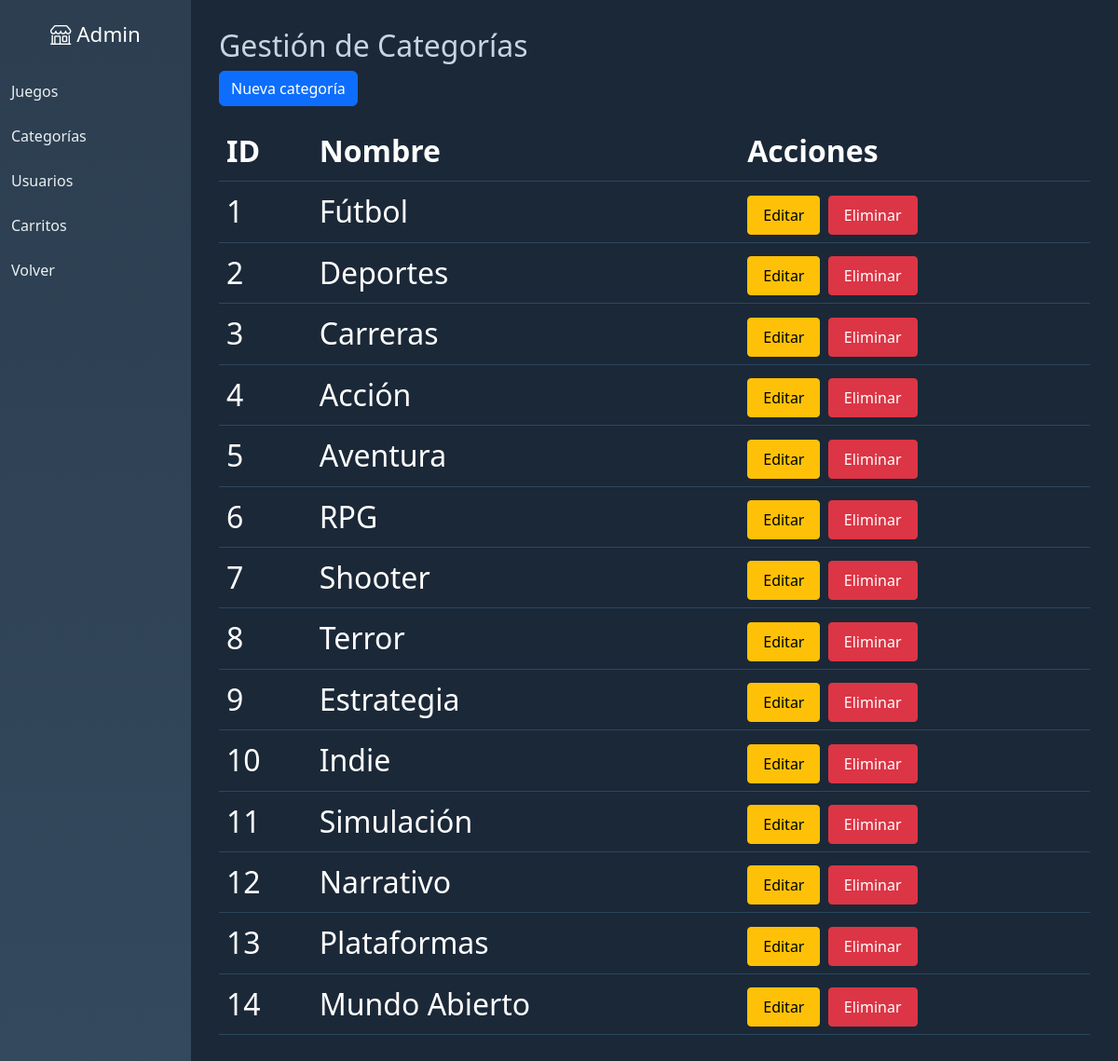
/panel/cuerpos/categorias.php (signed in), run on the app's committed database.
### tables this page shows
CREATE TABLE `categorias` (
  `id_categoria` int(11) NOT NULL,
  `nombre` varchar(100) NOT NULL
);

### panel/db/conexion.php (called while the page is built)
<?php
    include_once("consultas.php");
    $db = new Tienda("localhost",3306,"tfg_videoclub","root","");
?>

### panel/db/consultas.php (called while the page is built, shortened)
<?php
class Tienda
{
	private $pdo;
	public function __construct($host, $port, $db, $user, $pass)
	{
		$this->pdo = new PDO("mysql:host=" . $host . ";port=" . $port . ";dbname=" . $db, $user, $pass);
	}
	public function listarCategorias()
	{
		$sentencia = "SELECT * FROM categorias";
		$ejecucion = $this->pdo->prepare($sentencia);
		$ejecucion->execute();
		$registros = $ejecucion->fetchAll(PDO::FETCH_ASSOC);
		return $registros;
	}
}
?>

### panel/cuerpos/categorias.php (the view, shortened to what this page needs)
<?php
  include_once("PanelIndex.php");
 $listaCategorias=$db->listarCategorias();
?>
<h2>Gestión de Categorías</h2>
<a href="../crear/crear_categoria.php"><button class="btn btn-primary mb-3">Nueva categoría</button></a>
<table class="table">
<tr><th>ID</th><th>Nombre</th><th>Acciones</th></tr>
<?php
    foreach($listaCategorias as $categoria){
  ?>
    <tr id="fila-<?= $categoria["id_categoria"] ?>">
      <td><?= $categoria["id_categoria"] ?></td><td><?= $categoria["nombre"] ?></td>
    <td>
      <a href="../editar/editar_categoria.php?modificar=<?=$categoria["id_categoria"]?>"><button class="btn btn-sm btn-warning">Editar</button></a>
      <button class="btn btn-sm btn-danger" onclick="eliminarCategoria(<?= $categoria['id_categoria'] ?>)">Eliminar</button>
    </td>
  <?php
    }
  ?>
</table>
</main>
</div>
</body>
</html>

### panel/admin-style.css (style rules this page uses)
body { background:#f4f6f9; }
body { background-color: #1b2838; color: #c7d5e0; }
.table { background-color: #1b2838; color: #c7d5e0; }
.table td, .table th { background-color: #1b2838; color: #FFFFFF; border-color: #2a475e; font-size: 2rem; }
.table .btn { font-size: 1rem; padding: 8px 16px; }

### data on the page
categorias: id_categoria "1", nombre "Fútbol"
categorias: id_categoria "2", nombre "Deportes"
categorias: id_categoria "3", nombre "Carreras"
categorias: id_categoria "4", nombre "Acción"
categorias: id_categoria "5", nombre "Aventura"
categorias: id_categoria "6", nombre "RPG"
categorias: id_categoria "7", nombre "Shooter"
categorias: id_categoria "8", nombre "Terror"
categorias: id_categoria "9", nombre "Estrategia"
categorias: id_categoria "10", nombre "Indie"
categorias: id_categoria "11", nombre "Simulación"
categorias: id_categoria "12", nombre "Narrativo"
categorias: id_categoria "13", nombre "Plataformas"
categorias: id_categoria "14", nombre "Mundo Abierto"
